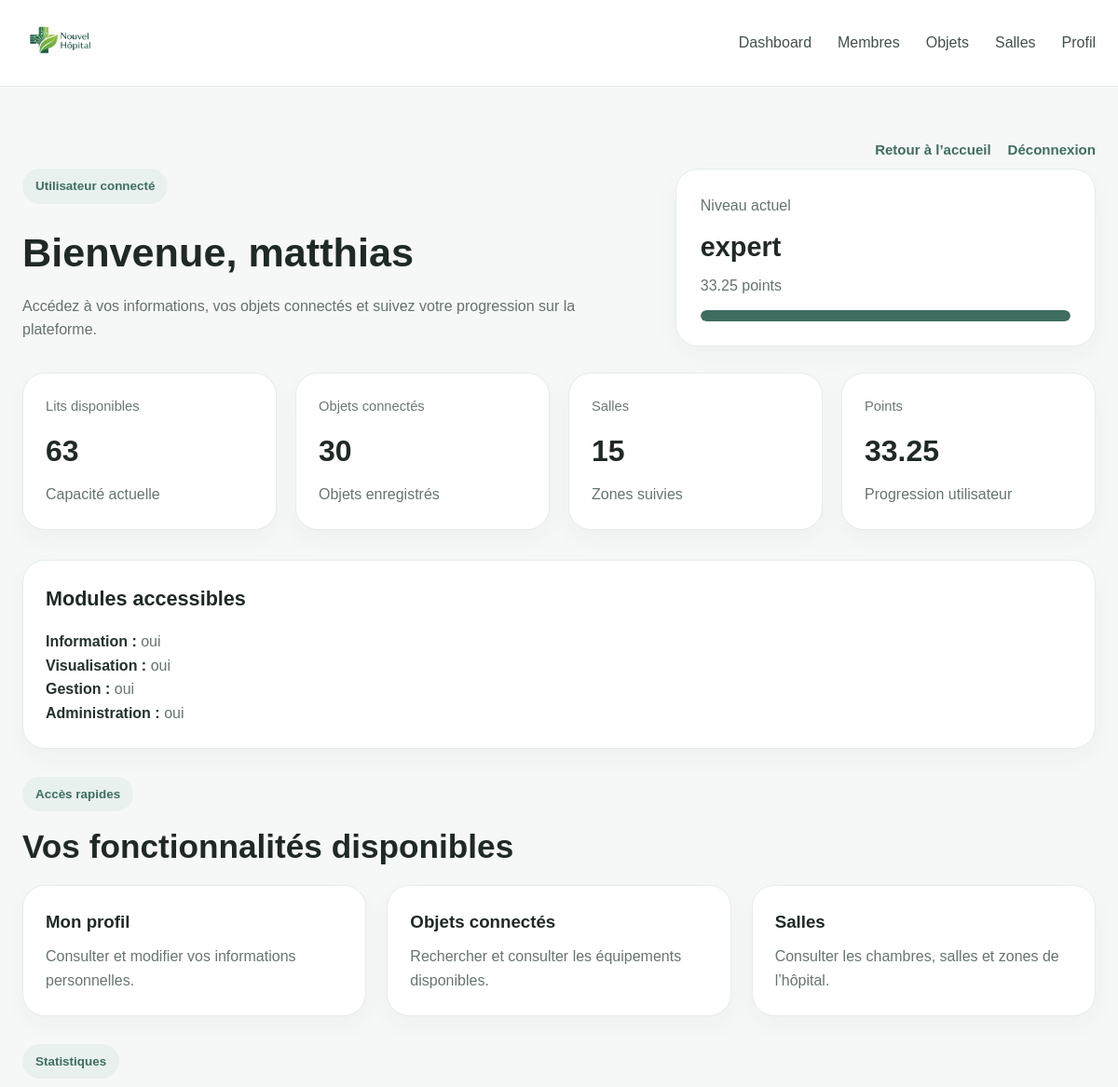
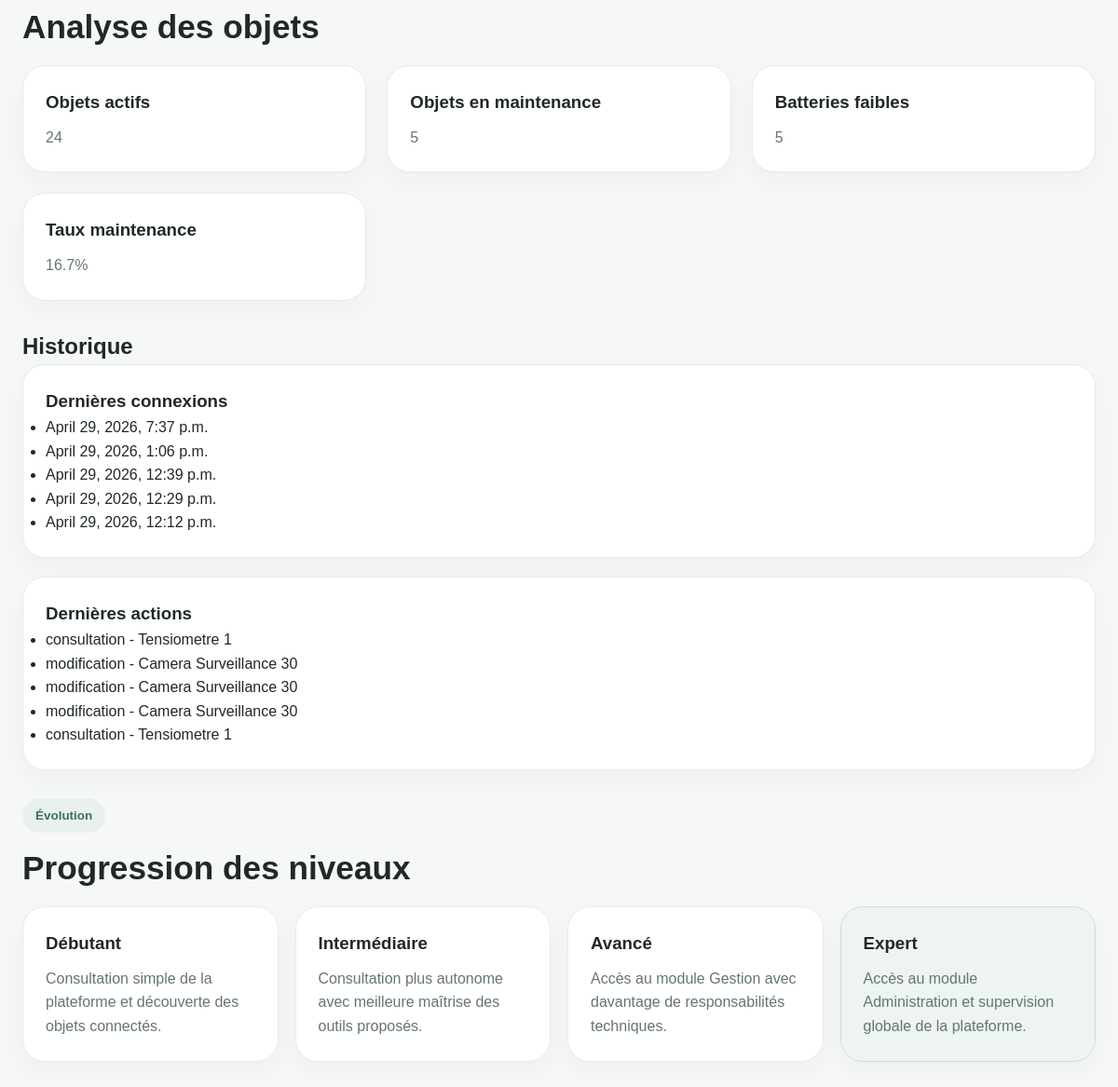
The page /dashboard/ (signed in) on the database its author committed (2 pictures, top to bottom).
### hopital/models.py (models this page shows, shortened)
class Profil(models.Model):
    user = models.OneToOneField(User, on_delete=models.CASCADE)
    photo = models.ImageField(upload_to='photos/', blank=True, null=True)
    age = models.IntegerField(blank=True, null=True)
    genre = models.CharField(max_length=10, blank=True, null=True)
    date_naissance = models.DateField(blank=True, null=True)
    type_membre = models.CharField(max_length=50, blank=True, null=True)
    niveau = models.CharField(max_length=20, default='débutant')
    nb_connexions = models.IntegerField(default=0)
    nb_actions = models.IntegerField(default=0)
    statut = models.CharField(max_length=20, default='non validé')
    date_inscription = models.DateTimeField(auto_now_add=True)
    valide = models.BooleanField(default=False)

class HistoriqueConnexion(models.Model):
    profil = models.ForeignKey(Profil, on_delete=models.CASCADE)
    date_heure = models.DateTimeField(auto_now_add=True)
    points_gagnes = models.FloatField(default=0.25)

class HistoriqueAction(models.Model):
    profil = models.ForeignKey(Profil, on_delete=models.CASCADE)
    objet = models.ForeignKey(ObjetConnecte, on_delete=models.CASCADE)
    type_action = models.CharField(max_length=50)
    date_heure = models.DateTimeField(auto_now_add=True)
    points_gagnes = models.FloatField(default=0.50)

class ObjetConnecte(models.Model):
    nom = models.CharField(max_length=100)
    description = models.TextField(blank=True, null=True)
    type = models.CharField(max_length=50, blank=True, null=True)
    marque = models.CharField(max_length=50, blank=True, null=True)
    etat = models.CharField(max_length=20, default='inactif')
    connectivite = models.CharField(max_length=50, blank=True, null=True)
    niveau_batterie = models.IntegerField(blank=True, null=True)
    derniere_interaction = models.DateTimeField(blank=True, null=True)
    salle = models.ForeignKey(Salle, on_delete=models.SET_NULL, blank=True, null=True)

### hopital/views.py (the view)
# urls.py: path('dashboard/', views.dashboard, name='dashboard'),
@login_required
def dashboard(request):
    profil, created = Profil.objects.get_or_create(user=request.user)
    nb_objets = ObjetConnecte.objects.count()
    nb_salles = Salle.objects.count()
    total_lits = Salle.objects.aggregate(Sum("nombre_lits"))["nombre_lits__sum"] or 0
    lits_occupes = Salle.objects.aggregate(Sum("lits_occupes"))["lits_occupes__sum"] or 0
    lits_disponibles = total_lits - lits_occupes
    connexions = HistoriqueConnexion.objects.filter(profil=profil).order_by("-date_heure")[:5]
    actions = HistoriqueAction.objects.filter(profil=profil).order_by("-date_heure")[:5]
    actifs = ObjetConnecte.objects.filter(etat="actif").count()
    maintenance = ObjetConnecte.objects.filter(etat="maintenance").count()
    batterie_faible = ObjetConnecte.objects.filter(niveau_batterie__lt=20).count()
    total = ObjetConnecte.objects.count()
    if total > 0:
        taux_maintenance = (maintenance / total) * 100
    else:
        taux_maintenance = 0
    points = profil.nb_connexions * 0.25 + profil.nb_actions * 0.50
    if profil.niveau == "débutant":
        points_min = 0
        points_max = 5
    elif profil.niveau == "intermediaire":
        points_min = 5
        points_max = 10
    elif profil.niveau == "avancé":
        points_min = 10
        points_max = 20
    else:
        points_min = 20
        points_max = 20
    if points_max > points_min:
        progression = ((points - points_min) / (points_max - points_min)) * 100
    else:
        progression = 100
    progression = max(0, min(progression, 100))
    context = {
        "profil": profil,
        "nb_objets": nb_objets,
        "nb_salles": nb_salles,
        "lits_disponibles": lits_disponibles,
        "points": points,
        "progression": progression,
        "connexions": connexions,
        "actions": actions,
        "actifs": actifs,
        "maintenance": maintenance,
        "batterie_faible": batterie_faible,
        "taux_maintenance": taux_maintenance,
    }
    return render(request, "hopital/dashboard.html", context)

### hopital/templates/hopital/dashboard.html (shortened to what this page needs)
{% load static %}
<!DOCTYPE html>
<html lang="fr">
<head>
  <link rel="stylesheet" href="{% static 'hopital/CSS/style.css' %}">
</head>
<body>
<header class="navbar">
  <div class="container nav-container">
    <a href="{% url 'index' %}" class="logo">
      <img src="{% static 'hopital/photo/logo.png' %}" alt="Logo Nouvel Hôpital">
    </a>
    <nav class="nav-links">
      <a href="{% url 'dashboard' %}">Dashboard</a>
      <a href="{% url 'members' %}">Membres</a>
      <a href="{% url 'objects' %}">Objets</a>
      <a href="{% url 'room' %}">Salles</a>
      <a href="{% url 'profile' %}">Profil</a>
    </nav>
  </div>
</header>
<main class="dashboard-page">
<div class="container">
<div class="page-tools">
  <a href="{% url 'index' %}">Retour à l’accueil</a>
  <a href="{% url 'logout' %}">Déconnexion</a>
</div>
<section class="dashboard-hero">
  <div>
    <span class="tag">Utilisateur connecté</span>
    <h1>Bienvenue, {{ request.user.username }}</h1>
    <p>
      Accédez à vos informations, vos objets connectés et suivez votre progression sur la plateforme.
    </p>
  </div>
  <div class="level-box">
    <p class="level-label">Niveau actuel</p>
    <h3>{{ profil.niveau }}</h3>
    <p class="level-points">{{ points }} points</p>
    <div class="progress-bar">
      <div class="progress-fill" style="--progression: {{ progression|default:0|floatformat:0 }}%;"></div>
  </div>
</section>
<section class="dashboard-cards">
  <div class="dash-card">
    <span class="dash-label">Lits disponibles</span>
    <strong>{{ lits_disponibles }}</strong>
    <p>Capacité actuelle</p>
  </div>
  <div class="dash-card">
    <span class="dash-label">Objets connectés</span>
    <strong>{{ nb_objets }}</strong>
    <p>Objets enregistrés</p>
  </div>
  <div class="dash-card">
    <span class="dash-label">Salles</span>
    <strong>{{ nb_salles }}</strong>
    <p>Zones suivies</p>
  </div>
  <div class="dash-card">
    <span class="dash-label">Points</span>
    <strong>{{ points }}</strong>
    <p>Progression utilisateur</p>
  </div>
</section>
<section class="section-small">
  <div class="profile-card">
    <h2>Modules accessibles</h2>
    <ul class="profile-list">
      <li><strong>Information :</strong> oui</li>
      <li><strong>Visualisation :</strong> oui</li>
      {% if profil.niveau == "avancé" or profil.niveau == "expert" %}
        <li><strong>Gestion :</strong> oui</li>
      {% else %}
        <li><strong>Gestion :</strong> non</li>
      {% endif %}
      {% if profil.niveau == "expert" %}
        <li><strong>Administration :</strong> oui</li>
      {% else %}
        <li><strong>Administration :</strong> non</li>
      {% endif %}
    </ul>
  </div>
</section>
<section class="section-small">
  <div class="section-heading small">
    <span class="tag">Accès rapides</span>
    <h2>Vos fonctionnalités disponibles</h2>
  </div>
  <div class="quick-grid">
    <a href="{% url 'profile' %}" class="quick-card">
      <h3>Mon profil</h3>
      <p>Consulter et modifier vos informations personnelles.</p>
    </a>
    <a href="{% url 'objects' %}" class="quick-card">
      <h3>Objets connectés</h3>
      <p>Rechercher et consulter les équipements disponibles.</p>
    </a>
    <a href="{% url 'room' %}" class="quick-card">
      <h3>Salles</h3>
      <p>Consulter les chambres, salles et zones de l’hôpital.</p>
    </a>
  </div>
</section>
{% if profil.niveau == "avancé" or profil.niveau == "expert" %}
<section class="section-small">
  <div class="section-heading small">
    <span class="tag">Statistiques</span>
    <h2>Analyse des objets</h2>
  </div>
  <div class="quick-grid">
    <div class="quick-card">
      <h3>Objets actifs</h3>
      <p>{{ actifs }}</p>
    </div>
    <div class="quick-card">
      <h3>Objets en maintenance</h3>
      <p>{{ maintenance }}</p>
    </div>
    <div class="quick-card">
      <h3>Batteries faibles</h3>
      <p>{{ batterie_faible }}</p>
    </div>
    <div class="quick-card">
      <h3>Taux maintenance</h3>
      <p>{{ taux_maintenance|floatformat:1 }}%</p>
    </div>
  </div>
</section>
{% endif %}
<section class="section-small">
  <h2>Historique</h2>
  <div class="profile-card">
    <h3>Dernières connexions</h3>
    <ul>
      {% for c in connexions %}
        <li>{{ c.date_heure }}</li>
      {% empty %}
        <li>Aucune connexion</li>
      {% endfor %}
    </ul>
  </div>
  <div class="profile-card">
    <h3>Dernières actions</h3>
    <ul>
      {% for a in actions %}
        <li>{{ a.type_action }} - {{ a.objet.nom }}</li>
      {% empty %}
        <li>Aucune action</li>
      {% endfor %}
    </ul>
  </div>
</section>
<section class="section-small">
  <div class="section-heading small">
    <span class="tag">Évolution</span>
    <h2>Progression des niveaux</h2>
  </div>
  <div class="level-grid">
    <div class="level-card {% if request.user.profil.niveau == 'débutant' %}active-level{% endif %}">
      <h3>Débutant</h3>
      <p>Consultation simple de la plateforme et découverte des objets connectés.</p>
    </div>
    <div class="level-card {% if request.user.profil.niveau == 'intermediaire' %}active-level{% endif %}">
      <h3>Intermédiaire</h3>
      <p>Consultation plus autonome avec meilleure maîtrise des outils proposés.</p>
    </div>
    <div class="level-card {% if request.user.profil.niveau == 'avancé' %}active-level{% endif %}">
      <h3>Avancé</h3>
      <p>Accès au module Gestion avec davantage de responsabilités techniques.</p>
    </div>
    <div class="level-card {% if request.user.profil.niveau == 'expert' %}active-level{% endif %}">
      <h3>Expert</h3>
      <p>Accès au module Administration et supervision globale de la plateforme.</p>
    </div>
  </div>
</section>
</div>
</main>
</body>
</html>

### hopital/static/hopital/CSS/style.css (style rules this page uses)
* { margin:0; padding:0; box-sizing:border-box; }
html { scroll-behavior:smooth; }
body { font-family: Arial, Helvetica, sans-serif; background:#f6f8f7; color:#1f2926; line-height:1.6; }
a { text-decoration:none; color:inherit; }
img { max-width:100%; height:auto; }
.container { width:min(1180px, calc(100% - 48px)); margin:0 auto; }
.navbar { position:sticky; top:0; z-index:1000; background:rgba(255,255,255,0.96); backdrop-filter:blur(10px); border-bottom:1px solid #e5ece8; }
.nav-container { min-height:92px; display:flex; align-items:center; justify-content:space-between; gap:24px; }
.logo { display:flex; align-items:center; }
.logo img { width:90px; height:90px; object-fit:contain; }
.nav-links { display:flex; align-items:center; gap:28px; flex-wrap:wrap; }
.nav-links a { color:#42504b; font-weight:500; transition:0.25s; }
.page-tools { display:flex; justify-content:flex-end; gap:18px; margin:22px 0 8px; flex-wrap:wrap; }
.page-tools a { color:#3f6d62; font-weight:700; font-size:0.94rem; }
.tag { display:inline-block; padding:8px 14px; border-radius:999px; background:#e8f1ee; color:#3f6d62; font-size:0.84rem; font-weight:700; margin-bottom:18px; }
.section-heading { max-width:760px; margin-bottom:34px; }
.section-heading.small { margin-bottom:20px; }
.section-heading h2 { font-size:2.2rem; line-height:1.15; margin-bottom:12px; }
.feature-grid, .service-grid, .news-grid, .quick-grid { display:grid; gap:22px; }
.feature-card, .service-card, .news-card, .quick-card, .profile-card, .dash-card, .object-card-modern, .room-card, .table-card, .resource-card, .auth-card, .auth-side, .level-box, .level-card { background:white; border:1px solid #e5ece8; border-radius:24px; padding:24px; box-shadow:0 10px 26px rgba(31,41,38,0.04); }
.feature-card h3, .service-card h3, .news-card h3, .quick-card h3 { margin-bottom:10px; }
.feature-card p, .service-card p, .news-card p, .quick-card p, .profile-list li, .object-card-modern p, .room-card p { color:#66756f; }
.dashboard-page { padding:34px 0 70px; }
.dashboard-hero { display:grid; grid-template-columns:1.2fr 0.8fr; gap:24px; align-items:stretch; margin-bottom:28px; }
.dashboard-hero h1 { font-size:2.7rem; margin-bottom:10px; }
.dashboard-hero p { color:#64726d; max-width:700px; }
.level-box { padding:26px; }
.level-label { color:#6a7873; margin-bottom:8px; }
.level-box h3 { font-size:1.8rem; margin-bottom:6px; }
.level-points { color:#62706b; margin-bottom:14px; }
.progress-bar { width:100%; height:12px; background:#e7eeeb; border-radius:999px; overflow:hidden; }
.progress-fill { height:100%; background:#3f6d62; border-radius:999px; }
.dashboard-cards { display:grid; grid-template-columns:repeat(4, 1fr); gap:20px; margin-bottom:32px; }
.dash-label { display:block; color:#6b7874; font-size:0.92rem; margin-bottom:10px; }
.dash-card strong { font-size:2rem; display:block; margin-bottom:8px; }
.dash-card p { color:#66756f; }
.section-small { margin-top:30px; }
.quick-grid { grid-template-columns:repeat(3, 1fr); }
.quick-card { transition:0.25s; }
.level-grid { display:grid; grid-template-columns:repeat(4, 1fr); gap:18px; }
.level-card h3 { margin-bottom:10px; }
.level-card p { color:#66756f; }
.active-level { border:1px solid #cfe0d9; background:#edf4f1; }
.profile-card h2 { font-size:1.35rem; margin-bottom:16px; }
.profile-list { list-style:none; }
.profile-list strong { color:#24312d; }
.progress-fill { background:#3f6d62 !important; width: var(--progression); }
.profile-card { margin-bottom: 20px; }

### rows shown on the page
Profil: niveau "expert"
HistoriqueConnexion: date_heure "April 29, 2026, 7:37 p.m."
HistoriqueConnexion: date_heure "April 29, 2026, 1:06 p.m."
HistoriqueConnexion: date_heure "April 29, 2026, 12:39 p.m."
HistoriqueConnexion: date_heure "April 29, 2026, 12:29 p.m."
HistoriqueConnexion: date_heure "April 29, 2026, 12:12 p.m."
HistoriqueAction: type_action "consultation", objet.nom "Tensiometre 1"
HistoriqueAction: type_action "modification", objet.nom "Camera Surveillance 30"
HistoriqueAction: type_action "modification", objet.nom "Camera Surveillance 30"
HistoriqueAction: type_action "modification", objet.nom "Camera Surveillance 30"
HistoriqueAction: type_action "consultation", objet.nom "Tensiometre 1"

### other values the page prints
{{ request.user.username }} "matthias"
{{ points }} "33.25"
{{ lits_disponibles }} "63"
{{ nb_objets }} "30"
{{ nb_salles }} "15"
{{ actifs }} "24"
{{ maintenance }} "5"
{{ batterie_faible }} "5"
{{ taux_maintenance|floatformat:1 }} "16.7"
